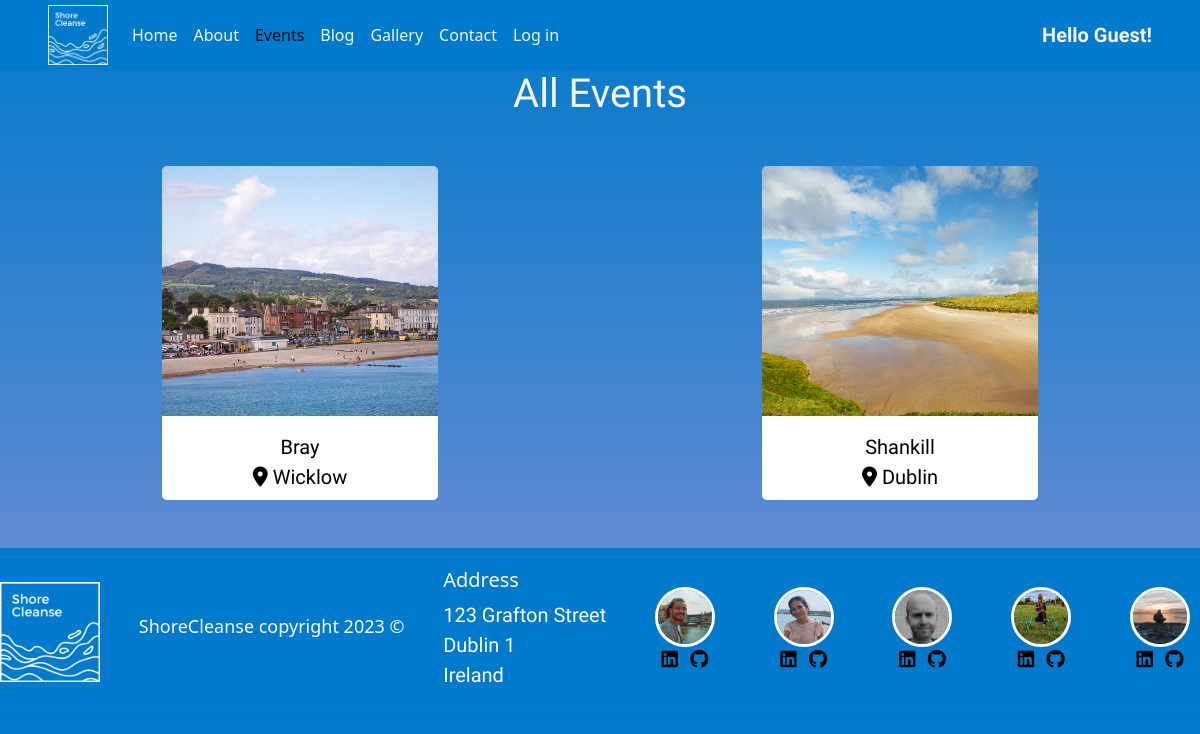
Screenshot of /all_events with the database file from the repository.
### Event/models.py (models this page shows, shortened)
class Event(models.Model):
    title = models.CharField(max_length=30)
    photo = models.ImageField(null=True, blank=True, upload_to="static/uploads/")
    notes = models.TextField(max_length=3000)
    time = models.DateField(null=True)
    location = models.CharField(max_length=50)
    attendees = models.IntegerField(blank=True, null=True)
    names = JSONField("names", default={"names": ["John", "Michael", "Gemma", "Sandra"]})

### Event/views.py (the view)
# urls.py: path('all_events', views.all_events, name='all_events'),
def all_events(request):
	eventList = Event.objects.all()
	return render(request, 'Event/all_events.html', {'eventList': eventList})

### Event/templates/Event/all_events.html (shortened to what this page needs)
{% extends 'base.html' %}
{% load static %}
{% block content %}
<h1 class="text-center">All Events</h1>
<div class="row d-flex justify-content-around container-fluid my-5 mx-0">
	{% for Event in eventList %}
	<div class="col-sm-6 col-md-6 col-lg-4 col-xl-3">
		<div class="card card-color h-100 border-0">
			<a class="text-decoration-none text-center text-hover" href="{% url 'view_event' id=Event.id %}">
				<img class="card-img-top img-fluid" src="{{ Event.photo.url }}" alt="{{ Event.title }}">
				<div class="card-body pb-0">
					<p class="mb-0">{{ Event.title }}</p>
				</div>
				<div class="card-footer bg-white pt-0 border-0 text-left">
					<div class="row">
						<div class="col">
							<p class="mb-0"><i class="fas fa-map-marker-alt"></i> {{ Event.location }}</p>
						</div>
					</div>
				</div>
			</a>
		</div>
	</div>
	{% endfor %}
</div>
{% endblock %}

### static/css/style.css (style rules this page uses)
p { font-family: 'Source Sans 3', sans-serif; font-size: 20px; }
h1, h2, h3, h4 { font-family: 'Montserrat', sans-serif; margin: 0; }
body { color: whitesmoke; background-image: linear-gradient(#007ACC, #7B8FD3); }
:root { --bs-link-color: black; --bs-link-hover-color: whitesmoke; }
.card-color { color: black }
.card-img-top { object-fit: cover; height: 250px; width: 100%; }
.container-fluid { padding: 0px; }

### rows the page displays
Event: photo (picture), title "Bray", location "Wicklow"
Event: photo (picture), title "Shankill", location "Dublin"
